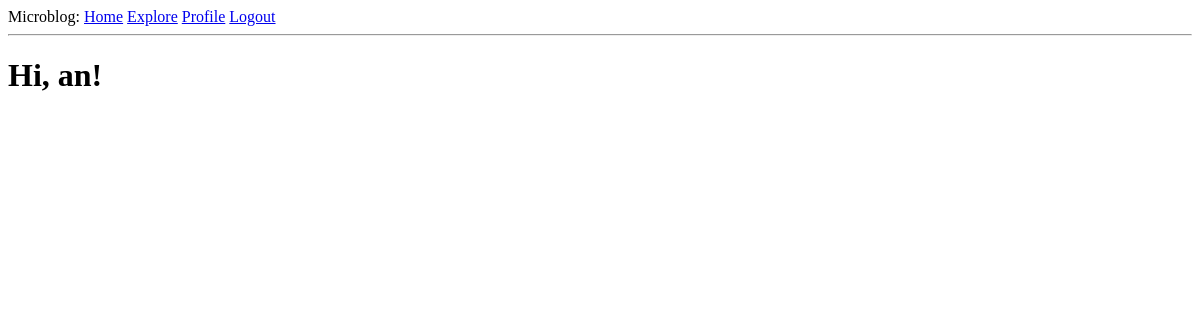
Page /explore (signed in) on the earlier database version.
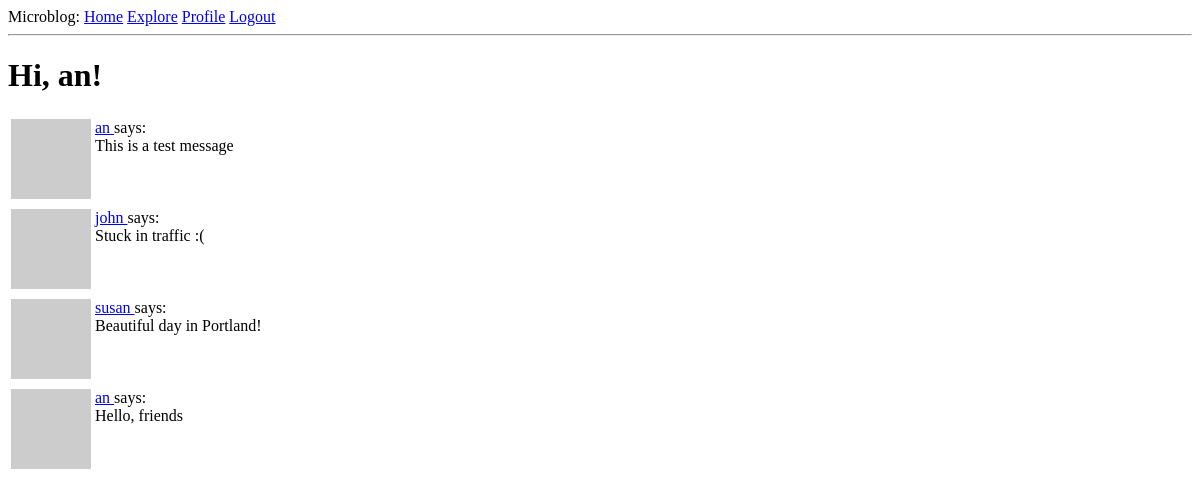
Same page on the later database version.
### app/models.py (models this page shows, shortened)
class User(UserMixin, db.Model):
    id: so.Mapped[int] = so.mapped_column(primary_key=True)
    username: so.Mapped[str] = so.mapped_column(sa.String(64), index=True,
                                                unique=True)
    email: so.Mapped[str] = so.mapped_column(sa.String(120), index=True,
                                             unique=True)
    password_hash: so.Mapped[Optional[str]] = so.mapped_column(sa.String(256))
    about_me: so.Mapped[Optional[str]] = so.mapped_column(sa.String(140))
    last_seen: so.Mapped[Optional[datetime]] = so.mapped_column(
        default=lambda: datetime.now(timezone.utc))
    posts: so.WriteOnlyMapped['Post'] = so.relationship(
        back_populates='author')
    following: so.WriteOnlyMapped['User'] = so.relationship(
        secondary=followers, primaryjoin=(followers.c.follower_id == id),
        secondaryjoin=(followers.c.followed_id == id),
        back_populates='followers')
    followers: so.WriteOnlyMapped['User'] = so.relationship(
        secondary=followers, primaryjoin=(followers.c.followed_id == id),
        secondaryjoin=(followers.c.follower_id == id),
        back_populates='following')
    def avatar(self, size):
        digest = md5(self.email.lower().encode('utf-8')).hexdigest()
        return f'https://www.gravatar.com/avatar/{digest}?d=identicon&s={size}'

class Post(db.Model):
    id: so.Mapped[int] = so.mapped_column(primary_key=True)
    body: so.Mapped[str] = so.mapped_column(sa.String(140))
    timestamp: so.Mapped[datetime] = so.mapped_column(
        index=True, default=lambda: datetime.now(timezone.utc))
    user_id: so.Mapped[int] = so.mapped_column(sa.ForeignKey(User.id),
                                               index=True)
    author: so.Mapped[User] = so.relationship(back_populates='posts')

### app/routes.py (the view)
@app.route('/explore')
@login_required
def explore():
    page = request.args.get('page', 1, type=int)
    query = sa.select(Post).order_by(Post.timestamp.desc())
    posts = db.paginate(query, page=page,
                        per_page=app.config['POSTS_PER_PAGE'], error_out=False)
    next_url = url_for('explore', page=posts.next_num) \
        if posts.has_next else None
    prev_url = url_for('explorex', page=posts.prev_num) \
        if posts.has_prev else None
    return render_template("index.html", title='Explore', posts=posts.items,
                           next_url=next_url, prev_url=prev_url)

### app/models.py (called while the page is built)
@login.user_loader
def load_user(id):
    return db.session.get(User, int(id))

### app/routes.py (called while the page is built)
@app.before_request
def before_request():
    if current_user.is_authenticated:
        current_user.last_seen = datetime.now(timezone.utc)
        db.session.commit()

### app/templates/index.html (shortened to what this page needs)
{% extends "base.html" %}
{% block content %}
    <h1>Hi, {{ current_user.username }}!</h1>
    {% for post in posts %}
        {% include '_post.html' %}
    {% endfor %}
{% endblock %}

### app/templates/base.html (shortened to what this page needs)
<!doctype html>
<html>
    <head>
    </head>
    <body>
        <div>Microblog:
            <a href="{{ url_for('index') }}">Home</a>
            <a href="{{ url_for('explore') }}">Explore</a>
            {% if current_user.is_anonymous %}
            <a href="{{ url_for('login') }}">Login</a>
            {% else %}
            <a href="{{ url_for('user', username=current_user.username) }}">Profile</a>
            <a href="{{ url_for('logout') }}">Logout</a>
            {% endif %}
        </div>
        <hr>
        {% block content %}{% endblock %}
    </body>
</html>

### app/templates/_post.html
<table>
    <tr valign="top">
        <td><img src="{{ post.author.avatar(36) }}"></td>
        <td>
            <a href="{{ url_for('user', username=post.author.username) }}">
                {{ post.author.username }}
            </a>
            says:<br>{{ post.body }}
        </td>
    </tr>
</table>

Differences in the rows shown:
added Post: author.username "an", body "This is a test message"
added Post: author.username "john", body "Stuck in traffic :("
added Post: author.username "susan", body "Beautiful day in Portland!"
added Post: author.username "an", body "Hello, friends"
